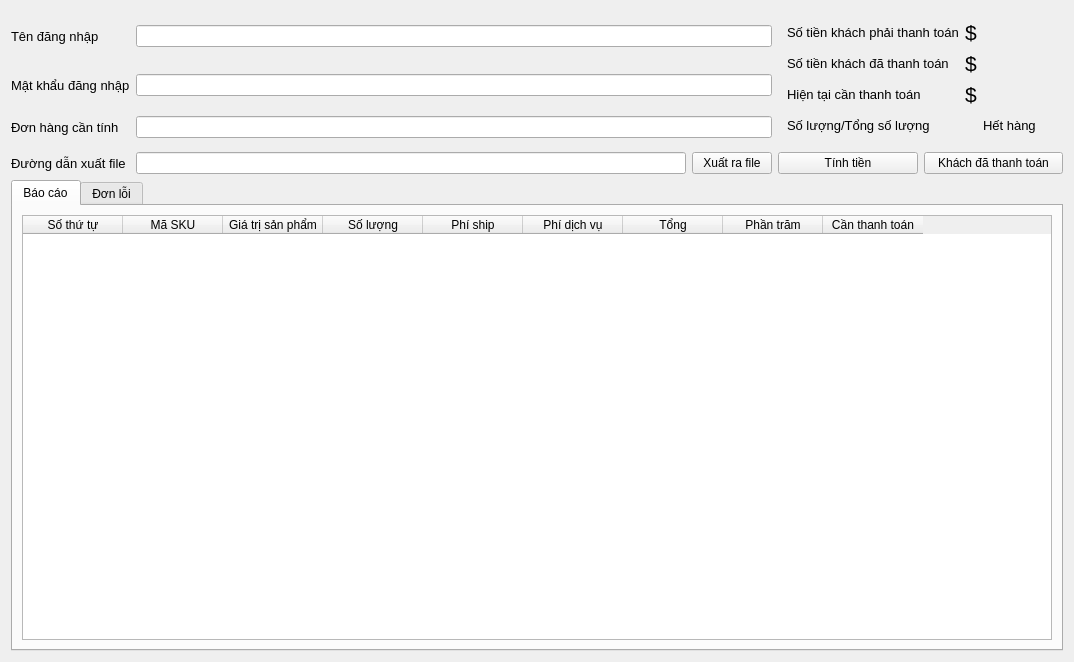
<?xml version="1.0" encoding="UTF-8"?>
<ui version="4.0">
 <class>Form</class>
 <widget class="QWidget" name="Form">
  <property name="geometry">
   <rect>
    <x>0</x>
    <y>0</y>
    <width>1074</width>
    <height>662</height>
   </rect>
  </property>
  <property name="windowTitle">
   <string>Form</string>
  </property>
  <layout class="QGridLayout" name="gridLayout">
   <item row="0" column="0">
    <widget class="QLabel" name="label">
     <property name="sizePolicy">
      <sizepolicy hsizetype="Preferred" vsizetype="Preferred">
       <horstretch>0</horstretch>
       <verstretch>0</verstretch>
      </sizepolicy>
     </property>
     <property name="font">
      <font>
       <pointsize>10</pointsize>
      </font>
     </property>
     <property name="text">
      <string>Tên đăng nhập</string>
     </property>
    </widget>
   </item>
   <item row="0" column="1" colspan="2">
    <widget class="QLineEdit" name="lineEdit_username"/>
   </item>
   <item row="0" column="3" rowspan="3" colspan="2">
    <widget class="QWidget" name="widget_2" native="true">
     <layout class="QGridLayout" name="gridLayout_4">
      <item row="0" column="0">
       <widget class="QLabel" name="label_4">
        <property name="font">
         <font>
          <pointsize>10</pointsize>
         </font>
        </property>
        <property name="text">
         <string>Số tiền khách phải thanh toán</string>
        </property>
       </widget>
      </item>
      <item row="1" column="0">
       <widget class="QLabel" name="label_8">
        <property name="font">
         <font>
          <pointsize>10</pointsize>
         </font>
        </property>
        <property name="text">
         <string>Số tiền khách đã thanh toán</string>
        </property>
       </widget>
      </item>
      <item row="2" column="0">
       <widget class="QLabel" name="label_5">
        <property name="font">
         <font>
          <pointsize>10</pointsize>
         </font>
        </property>
        <property name="text">
         <string>Hiện tại cần thanh toán</string>
        </property>
       </widget>
      </item>
      <item row="3" column="0">
       <widget class="QLabel" name="label_9">
        <property name="font">
         <font>
          <pointsize>10</pointsize>
         </font>
        </property>
        <property name="text">
         <string>Số lượng/Tổng số lượng</string>
        </property>
       </widget>
      </item>
      <item row="3" column="1">
       <widget class="QLabel" name="label_totalquatity">
        <property name="font">
         <font>
          <pointsize>16</pointsize>
         </font>
        </property>
        <property name="text">
         <string/>
        </property>
       </widget>
      </item>
      <item row="3" column="2">
       <widget class="QLabel" name="label_10">
        <property name="font">
         <font>
          <pointsize>10</pointsize>
         </font>
        </property>
        <property name="text">
         <string>Hết hàng</string>
        </property>
       </widget>
      </item>
      <item row="3" column="3">
       <widget class="QLabel" name="label_ordererror">
        <property name="font">
         <font>
          <pointsize>16</pointsize>
         </font>
        </property>
        <property name="text">
         <string/>
        </property>
       </widget>
      </item>
      <item row="0" column="1" colspan="3">
       <widget class="QLabel" name="label_custormer_totalneedpay">
        <property name="font">
         <font>
          <pointsize>16</pointsize>
         </font>
        </property>
        <property name="text">
         <string>$</string>
        </property>
       </widget>
      </item>
      <item row="1" column="1" colspan="3">
       <widget class="QLabel" name="label_totalcustomerpaid">
        <property name="font">
         <font>
          <pointsize>16</pointsize>
         </font>
        </property>
        <property name="text">
         <string>$</string>
        </property>
       </widget>
      </item>
      <item row="2" column="1" colspan="3">
       <widget class="QLabel" name="label_totalcustomer_needpay">
        <property name="font">
         <font>
          <pointsize>16</pointsize>
         </font>
        </property>
        <property name="text">
         <string>$</string>
        </property>
       </widget>
      </item>
     </layout>
    </widget>
   </item>
   <item row="1" column="0">
    <widget class="QLabel" name="label_2">
     <property name="font">
      <font>
       <pointsize>10</pointsize>
      </font>
     </property>
     <property name="text">
      <string>Mật khẩu đăng nhập</string>
     </property>
    </widget>
   </item>
   <item row="1" column="1" colspan="2">
    <widget class="QLineEdit" name="lineEdit_password">
     <property name="inputMethodHints">
      <set>Qt::ImhHiddenText|Qt::ImhNoAutoUppercase|Qt::ImhNoPredictiveText</set>
     </property>
     <property name="echoMode">
      <enum>QLineEdit::Password</enum>
     </property>
    </widget>
   </item>
   <item row="2" column="0">
    <widget class="QLabel" name="label_3">
     <property name="font">
      <font>
       <pointsize>10</pointsize>
      </font>
     </property>
     <property name="text">
      <string>Đơn hàng cần tính</string>
     </property>
    </widget>
   </item>
   <item row="2" column="1" colspan="2">
    <widget class="QLineEdit" name="lineEdit_order_calculator"/>
   </item>
   <item row="3" column="0">
    <widget class="QLabel" name="label_7">
     <property name="font">
      <font>
       <pointsize>10</pointsize>
      </font>
     </property>
     <property name="text">
      <string>Đường dẫn xuất file</string>
     </property>
    </widget>
   </item>
   <item row="3" column="1">
    <widget class="QLineEdit" name="lineEdit_excelpath"/>
   </item>
   <item row="3" column="2">
    <widget class="QPushButton" name="pushButton_exportexcel">
     <property name="text">
      <string>Xuất ra file</string>
     </property>
    </widget>
   </item>
   <item row="3" column="3">
    <widget class="QPushButton" name="pushButton_calculator">
     <property name="text">
      <string>Tính tiền</string>
     </property>
    </widget>
   </item>
   <item row="3" column="4">
    <widget class="QPushButton" name="pushButton_khachdathanhtoan">
     <property name="text">
      <string>Khách đã thanh toán</string>
     </property>
    </widget>
   </item>
   <item row="4" column="0" colspan="5">
    <widget class="QTabWidget" name="tabWidget">
     <property name="currentIndex">
      <number>0</number>
     </property>
     <widget class="QWidget" name="tab">
      <attribute name="title">
       <string>Báo cáo</string>
      </attribute>
      <layout class="QGridLayout" name="gridLayout_2">
       <item row="0" column="0">
        <widget class="QTableWidget" name="tableWidget_order_report">
         <column>
          <property name="text">
           <string>Số thứ tự</string>
          </property>
         </column>
         <column>
          <property name="text">
           <string>Mã SKU</string>
          </property>
         </column>
         <column>
          <property name="text">
           <string>Giá trị sản phẩm</string>
          </property>
         </column>
         <column>
          <property name="text">
           <string>Số lượng</string>
          </property>
         </column>
         <column>
          <property name="text">
           <string>Phí ship</string>
          </property>
         </column>
         <column>
          <property name="text">
           <string>Phí dịch vụ</string>
          </property>
         </column>
         <column>
          <property name="text">
           <string>Tổng</string>
          </property>
         </column>
         <column>
          <property name="text">
           <string>Phần trăm</string>
          </property>
         </column>
         <column>
          <property name="text">
           <string>Cần thanh toán</string>
          </property>
         </column>
        </widget>
       </item>
      </layout>
     </widget>
     <widget class="QWidget" name="tab_2">
      <attribute name="title">
       <string>Đơn lỗi</string>
      </attribute>
      <layout class="QGridLayout" name="gridLayout_3">
       <item row="0" column="0">
        <widget class="QTableWidget" name="tableWidget"/>
       </item>
      </layout>
     </widget>
    </widget>
   </item>
  </layout>
 </widget>
 <tabstops>
  <tabstop>lineEdit_username</tabstop>
  <tabstop>lineEdit_password</tabstop>
  <tabstop>lineEdit_order_calculator</tabstop>
  <tabstop>tabWidget</tabstop>
  <tabstop>tableWidget_order_report</tabstop>
 </tabstops>
 <resources/>
 <connections/>
</ui>
